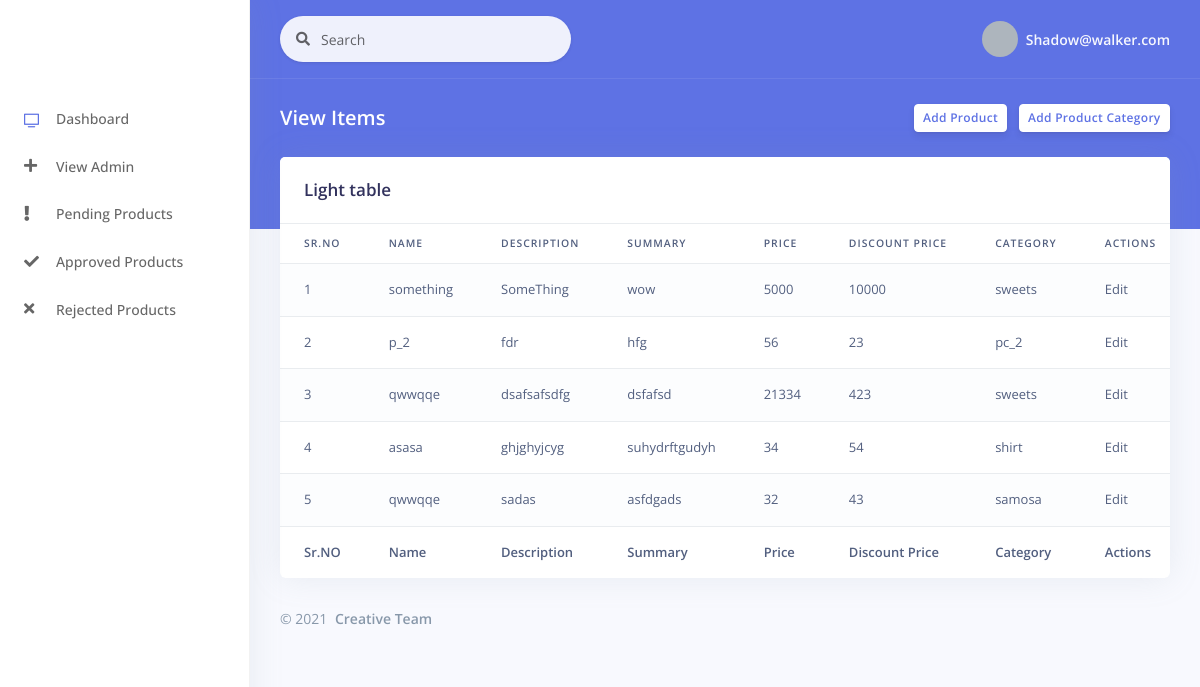
/argon-dashboard-master/Admin/view items.php?id=1 (signed in), run on the app's committed database.
### tables this page shows
CREATE TABLE `product` (
  `productId` int(11) NOT NULL,
  `productName` varchar(100) NOT NULL,
  `shopId` int(11) NOT NULL,
  `ProductDesc` varchar(500) NOT NULL,
  `ProductSummary` varchar(100) NOT NULL,
  `Price` int(11) NOT NULL,
  `DiscountPrice` int(11) NOT NULL,
  `ProductCategoryId` int(11) NOT NULL,
  `productImg` varchar(500) NOT NULL,
  `status` varchar(90) NOT NULL DEFAULT 'pending',
  `isActive` tinyint(1) NOT NULL DEFAULT 1,
  `createDate` datetime NOT NULL DEFAULT current_timestamp(),
  `updataDate` datetime NOT NULL DEFAULT current_timestamp()
);

CREATE TABLE `productcategory` (
  `ProductCategoryID` int(11) NOT NULL,
  `Name` varchar(100) NOT NULL,
  `shopId` int(11) NOT NULL,
  `isActive` tinyint(1) NOT NULL DEFAULT 1,
  `createDate` datetime NOT NULL DEFAULT current_timestamp(),
  `updataDate` datetime NOT NULL DEFAULT current_timestamp()
);

### argon-dashboard-master/Admin/view items.php (the view, shortened to what this page needs)
<!DOCTYPE html>
<html>
<head>
  <link rel="stylesheet" href="assets/vendor/nucleo/css/nucleo.css" type="text/css">
  <link rel="stylesheet" href="assets/vendor/@fortawesome/fontawesome-free/css/all.min.css" type="text/css">
  <link rel="stylesheet" href="assets/css/argon.css?v=1.2.0" type="text/css">
</head>
<body>
  <?php
    include("sidebar.php");
    $shopId = $_GET['id'];
  ?>
  <div class="main-content" id="panel">
    <?php include("header.php");?>
    <div class="header bg-primary pb-6">
      <div class="container-fluid">
        <div class="header-body">
          <div class="row align-items-center py-4">
            <div class="col-lg-6 col-7">
              <h6 class="h2 text-white d-inline-block mb-0">View Items</h6>
            </div>
            <div class="col-lg-6 col-5 text-right">
              <a href="add product.php?id=<?php echo $shopId;?>" class="btn btn-sm btn-neutral">Add Product</a>
              <a href="add category.php?id=<?php echo $shopId;?>" class="btn btn-sm btn-neutral">Add Product Category</a>
            </div>
          </div>
        </div>
      </div>
    </div>
    <div class="container-fluid mt--6">
      <div class="row">
        <div class="col">
          <div class="card">
            <div class="card-header border-0">
              <h3 class="mb-0">Light table</h3>
            </div>
            <div class="table-responsive">
              <table id="mytable" class="table table-striped" style="width:100%">
                <thead>
                    <tr>
                        <th>Sr.NO</th>
                        <th>Name</th>
                        <th>Description</th>
                        <th>Summary</th>
                        <th>Price</th>
                        <th>Discount Price</th>
                        <th>Category</th>
                        <th>Actions</th>
                    </tr>
                </thead>
                <tbody>
                <?php
                    $dbQuery = mysqli_query($db,"SELECT `product`.`productName`,`product`.`ProductDesc`,`product`.`ProductSummary`,`product`.`Price`,`product`.`DiscountPrice`,`product`.`ProductCategoryId`,`productcategory`.`Name` FROM `product` LEFT JOIN `productcategory` ON `productcategory`.`ProductCategoryID`=`product`.`ProductCategoryId` WHERE `product`.`shopId` = '$shopId' AND `productcategory`.`shopId` = '$shopId'");
                    $count = 1;
                    if (mysqli_num_rows($dbQuery) == 0) {
                      echo "<script>alert('No Shope');  </script>";
                    } else {
                      while ($row = mysqli_fetch_array($dbQuery)) {
                ?>
                    <tr>
                        <td><?php echo $count; ?></td>
                        <td><?php echo $row['productName'];?></td>
                        <td><?php echo $row['ProductDesc'];?></td>
                        <td><?php echo $row['ProductSummary'];?></td>
                        <td><?php echo $row['Price'];?></td>
                        <td><?php echo $row['DiscountPrice'];?></td>
                        <td><?php echo $row['Name'];?></td>
                        <td>Edit</td>
                    </tr>
                    <?php
                    $count++;
                      }
                    }
                    ?>
                </tbody>
                <tfoot>
                    <tr>
                        <th>Sr.NO</th>
                        <th>Name</th>
                        <th>Description</th>
                        <th>Summary</th>
                        <th>Price</th>
                        <th>Discount Price</th>
                        <th>Category</th>
                        <th>Actions</th>
                    </tr>
                </tfoot>
              </table>
            </div>
          </div>
        </div>
      </div>
      <?php include("footer.php"); ?>
    </div>
  </div>
</body>
</html>

### data on the page
product: productName "something", ProductDesc "SomeThing", ProductSummary "wow", Price "5000", DiscountPrice "10000", ProductCategoryId.Name "sweets"
product: productName "p_2", ProductDesc "fdr", ProductSummary "hfg", Price "56", DiscountPrice "23", ProductCategoryId.Name "pc_2"
product: productName "qwwqqe", ProductDesc "dsafsafsdfg", ProductSummary "dsfafsd", Price "21334", DiscountPrice "423", ProductCategoryId.Name "sweets"
product: productName "asasa", ProductDesc "ghjghyjcyg", ProductSummary "suhydrftgudyh", Price "34", DiscountPrice "54", ProductCategoryId.Name "shirt"
product: productName "qwwqqe", ProductDesc "sadas", ProductSummary "asfdgads", Price "32", DiscountPrice "43", ProductCategoryId.Name "samosa"

### other printed values
$_SESSION['Email'] "Shadow@walker.com"
